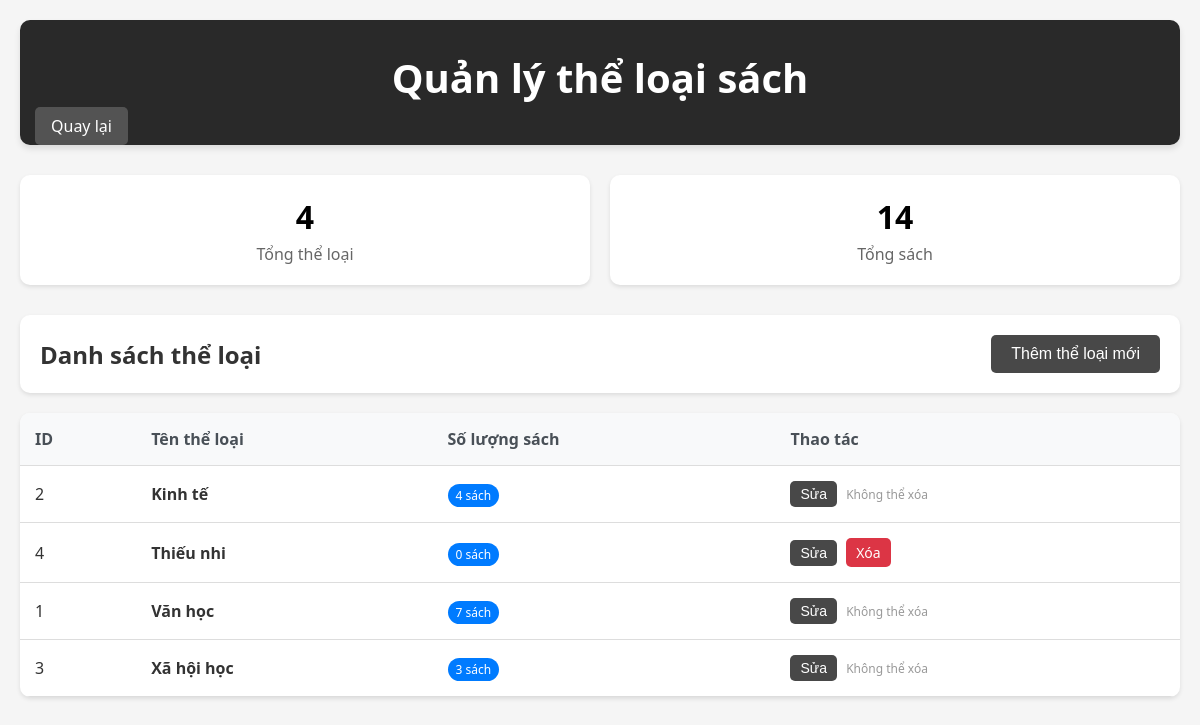
The app's page /admin/categories.php with its own data.
### tables this page shows
CREATE TABLE `categories` (
  `id` int(11) NOT NULL,
  `name` varchar(100) NOT NULL
);

### admin/categories.php (the view, shortened to what this page needs)
<?php
include '../db/db_connect.php';
$categories_sql = "SELECT c.*, COUNT(b.id) as book_count
                   FROM categories c
                   LEFT JOIN books b ON c.id = b.category_id
                   GROUP BY c.id
                   ORDER BY c.name";
$categories_result = mysqli_query($conn, $categories_sql);
?>
<!DOCTYPE html>
<html lang="vi">
<head>
</head>
<body>
    <div class="container">
        <div class="header">
            <h1> Quản lý thể loại sách</h1>
            <div class="nav-links">
                <a href="admin_dashboard.php">Quay lại</a>
            </div>
        </div>
        <div class="stats">
            <div class="stat-card">
                <div class="stat-number"><?php echo mysqli_num_rows($categories_result); ?></div>
                <div class="stat-label">Tổng thể loại</div>
            </div>
            <div class="stat-card">
                <div class="stat-number">
                    <?php
                    $total_books = 0;
                    while ($row = mysqli_fetch_assoc($categories_result)) {
                        $total_books += $row['book_count'];
                    }
                    mysqli_data_seek($categories_result, 0);
                    echo $total_books;
                    ?>
                </div>
                <div class="stat-label">Tổng sách</div>
            </div>
        </div>
        <div class="actions-bar">
            <h2>Danh sách thể loại</h2>
            <button class="btn btn-primary" onclick="openModal()"> Thêm thể loại mới</button>
        </div>
        <div class="table-container">
            <?php if (mysqli_num_rows($categories_result) > 0): ?>
                <table>
                    <thead>
                        <tr>
                            <th>ID</th>
                            <th>Tên thể loại</th>
                            <th>Số lượng sách</th>
                            <th>Thao tác</th>
                        </tr>
                    </thead>
                    <tbody>
                        <?php while ($row = mysqli_fetch_assoc($categories_result)): ?>
                            <tr>
                                <td><?php echo $row['id']; ?></td>
                                <td><strong><?php echo htmlspecialchars($row['name']); ?></strong></td>
                                <td>
                                    <span style="background: #007bff; color: white; padding: 3px 8px; border-radius: 12px; font-size: 12px;">
                                        <?php echo $row['book_count']; ?> sách
                                    </span>
                                </td>
                                <td>
                                    <button class="btn btn-primary" onclick="editCategory(<?php echo $row['id']; ?>, '<?php echo htmlspecialchars($row['name']); ?>')" style="padding: 5px 10px; font-size: 14px; margin-right: 5px;">
                                         Sửa
                                    </button>
                                    <?php if ($row['book_count'] == 0): ?>
                                        <a href="?delete=<?php echo $row['id']; ?>"
                                           class="btn btn-danger"
                                           onclick="return confirm('Bạn có chắc muốn xóa thể loại này?')"
                                           title="Xóa thể loại">
                                             Xóa
                                        </a>
                                    <?php else: ?>
                                        <span style="color: #999; font-size: 12px;">Không thể xóa</span>
                                    <?php endif; ?>
                                </td>
                            </tr>
                        <?php endwhile; ?>
                    </tbody>
                </table>
            <?php endif; ?>
        </div>
    </div>
</body>
</html>

### admin/categories.php (style rules this page uses)
* { margin: 0; padding: 0; box-sizing: border-box; }
body { font-family: 'Segoe UI', Tahoma, Geneva, Verdana, sans-serif; background-color: #f5f5f5; color: #333; }
.container { max-width: 1200px; margin: 0 auto; padding: 20px; }
.header { background: #292929; color: white; padding: 30px 0; text-align: center; margin-bottom: 30px; border-radius: 10px; box-shadow: 0 4px 6px rgba(0, 0, 0, 0.1); }
.header h1 { font-size: 2.5em; margin-bottom: 10px; }
.nav-links { position: fixed; }
.nav-links a { color: white; text-decoration: none; margin: 0 15px; padding: 8px 16px; border-radius: 5px; background: rgba(255, 255, 255, 0.2); transition: background 0.3s; }
.actions-bar { background: white; padding: 20px; border-radius: 10px; margin-bottom: 20px; box-shadow: 0 2px 4px rgba(0, 0, 0, 0.1); display: flex; justify-content: space-between; align-items: center; }
.btn { padding: 10px 20px; border: none; border-radius: 5px; cursor: pointer; font-size: 16px; text-decoration: none; display: inline-block; transition: all 0.3s; }
.btn-primary { background: #484848; color: white; }
.btn-danger { background: #dc3545; color: white; padding: 5px 10px; font-size: 14px; }
.table-container { background: white; border-radius: 10px; overflow: hidden; box-shadow: 0 2px 4px rgba(0, 0, 0, 0.1); }
table { width: 100%; border-collapse: collapse; }
th, td { padding: 15px; text-align: left; border-bottom: 1px solid #ddd; }
th { background: #f8f9fa; font-weight: 600; color: #495057; }
.stats { display: grid; grid-template-columns: repeat(auto-fit, minmax(200px, 1fr)); gap: 20px; margin-bottom: 30px; }
.stat-card { background: white; padding: 20px; border-radius: 10px; text-align: center; box-shadow: 0 2px 4px rgba(0, 0, 0, 0.1); }
.stat-number { font-size: 2em; font-weight: bold; color: #000; }
.stat-label { color: #666; margin-top: 5px; }

### records on screen
categories: id "2", name "Kinh tế", book_count "4", shows "Không thể xóa"
categories: id "4", name "Thiếu nhi", book_count "0"
categories: id "1", name "Văn học", book_count "7", shows "Không thể xóa"
categories: id "3", name "Xã hội học", book_count "3", shows "Không thể xóa"

### other values on screen
mysqli_num_rows($categories_result) "4"
$total_books "14"
